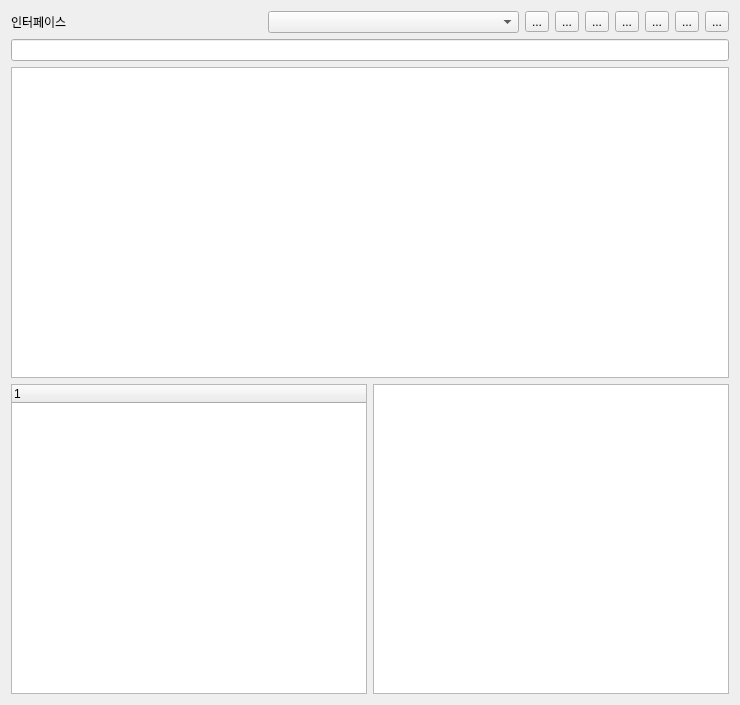
<?xml version="1.0" encoding="UTF-8"?>
<ui version="4.0">
 <class>MiniWireShark</class>
 <widget class="QWidget" name="MiniWireShark">
  <property name="geometry">
   <rect>
    <x>0</x>
    <y>0</y>
    <width>740</width>
    <height>705</height>
   </rect>
  </property>
  <property name="windowTitle">
   <string>Form</string>
  </property>
  <layout class="QVBoxLayout" name="verticalLayout_3">
   <item>
    <layout class="QHBoxLayout" name="horizontalLayout">
     <item>
      <widget class="QLabel" name="labelIface">
       <property name="text">
        <string>인터페이스</string>
       </property>
      </widget>
     </item>
     <item>
      <widget class="QComboBox" name="ifaceCombo">
       <property name="minimumSize">
        <size>
         <width>240</width>
         <height>0</height>
        </size>
       </property>
       <property name="toolTip">
        <string>캡처할 네트워크 인터페이스 (캡처 중에는 못 바꿈)</string>
       </property>
      </widget>
     </item>
     <item>
      <widget class="QToolButton" name="btnStart">
       <property name="toolTip">
        <string>캡처 시작</string>
       </property>
       <property name="text">
        <string>...</string>
       </property>
       <property name="icon">
        <iconset resource="res.qrc">
         <normaloff>:/icons/start.svg</normaloff>:/icons/start.svg</iconset>
       </property>
       <property name="iconSize">
        <size>
         <width>24</width>
         <height>24</height>
        </size>
       </property>
      </widget>
     </item>
     <item>
      <widget class="QToolButton" name="btnStop">
       <property name="toolTip">
        <string>캡처 정지</string>
       </property>
       <property name="text">
        <string>...</string>
       </property>
       <property name="icon">
        <iconset resource="res.qrc">
         <normaloff>:/icons/stop.svg</normaloff>:/icons/stop.svg</iconset>
       </property>
       <property name="iconSize">
        <size>
         <width>24</width>
         <height>24</height>
        </size>
       </property>
      </widget>
     </item>
     <item>
      <widget class="QToolButton" name="btnRestart">
       <property name="toolTip">
        <string>재시작 (표 비우기)</string>
       </property>
       <property name="text">
        <string>...</string>
       </property>
       <property name="icon">
        <iconset resource="res.qrc">
         <normaloff>:/icons/restart.svg</normaloff>:/icons/restart.svg</iconset>
       </property>
       <property name="iconSize">
        <size>
         <width>24</width>
         <height>24</height>
        </size>
       </property>
      </widget>
     </item>
     <item>
      <widget class="QToolButton" name="btnSave">
       <property name="toolTip">
        <string>pcap 저장</string>
       </property>
       <property name="text">
        <string>...</string>
       </property>
       <property name="icon">
        <iconset resource="res.qrc">
         <normaloff>:/icons/save.svg</normaloff>:/icons/save.svg</iconset>
       </property>
       <property name="iconSize">
        <size>
         <width>24</width>
         <height>24</height>
        </size>
       </property>
      </widget>
     </item>
     <item>
      <widget class="QToolButton" name="btnOpen">
       <property name="toolTip">
        <string>pcap 불러오기</string>
       </property>
       <property name="text">
        <string>...</string>
       </property>
       <property name="icon">
        <iconset resource="res.qrc">
         <normaloff>:/icons/open.svg</normaloff>:/icons/open.svg</iconset>
       </property>
       <property name="iconSize">
        <size>
         <width>24</width>
         <height>24</height>
        </size>
       </property>
      </widget>
     </item>
     <item>
      <widget class="QToolButton" name="btnFlow">
       <property name="toolTip">
        <string>흐름도 (Flow Graph)</string>
       </property>
       <property name="text">
        <string>...</string>
       </property>
       <property name="icon">
        <iconset resource="res.qrc">
         <normaloff>:/icons/flow.svg</normaloff>:/icons/flow.svg</iconset>
       </property>
       <property name="iconSize">
        <size>
         <width>24</width>
         <height>24</height>
        </size>
       </property>
      </widget>
     </item>
     <item>
      <widget class="QToolButton" name="btnRoute">
       <property name="toolTip">
        <string>traceroute 경로 그림</string>
       </property>
       <property name="text">
        <string>...</string>
       </property>
       <property name="icon">
        <iconset resource="res.qrc">
         <normaloff>:/icons/route.svg</normaloff>:/icons/route.svg</iconset>
       </property>
       <property name="iconSize">
        <size>
         <width>24</width>
         <height>24</height>
        </size>
       </property>
      </widget>
     </item>
    </layout>
   </item>
   <item>
    <layout class="QHBoxLayout" name="horizontalLayout_2">
     <item>
      <widget class="QLineEdit" name="inputFilter"/>
     </item>
    </layout>
   </item>
   <item>
    <layout class="QVBoxLayout" name="verticalLayout_2">
     <item>
      <widget class="QTableWidget" name="showPacketTable"/>
     </item>
     <item>
      <layout class="QHBoxLayout" name="horizontalLayout_3">
       <item>
        <widget class="QTreeWidget" name="packetInfo">
         <column>
          <property name="text">
           <string notr="true">1</string>
          </property>
         </column>
        </widget>
       </item>
       <item>
        <widget class="QPlainTextEdit" name="hexView"/>
       </item>
      </layout>
     </item>
    </layout>
   </item>
  </layout>
 </widget>
 <resources>
  <include location="res.qrc"/>
 </resources>
 <connections/>
</ui>
